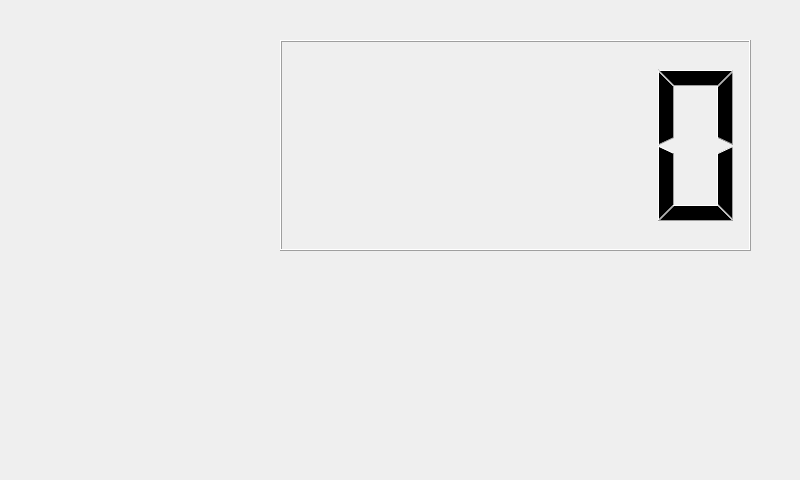
<?xml version="1.0" encoding="UTF-8"?>
<ui version="4.0">
 <class>Form</class>
 <widget class="QWidget" name="Form">
  <property name="geometry">
   <rect>
    <x>0</x>
    <y>0</y>
    <width>800</width>
    <height>480</height>
   </rect>
  </property>
  <property name="windowTitle">
   <string>Form</string>
  </property>
  <widget class="QLabel" name="bg">
   <property name="geometry">
    <rect>
     <x>0</x>
     <y>0</y>
     <width>801</width>
     <height>481</height>
    </rect>
   </property>
   <property name="text">
    <string/>
   </property>
   <property name="pixmap">
    <pixmap resource="bg.qrc">:/bg/953419.png</pixmap>
   </property>
  </widget>
  <widget class="QLCDNumber" name="lcdNumber">
   <property name="geometry">
    <rect>
     <x>280</x>
     <y>40</y>
     <width>471</width>
     <height>211</height>
    </rect>
   </property>
  </widget>
 </widget>
 <resources>
  <include location="bg.qrc"/>
 </resources>
 <connections/>
</ui>
